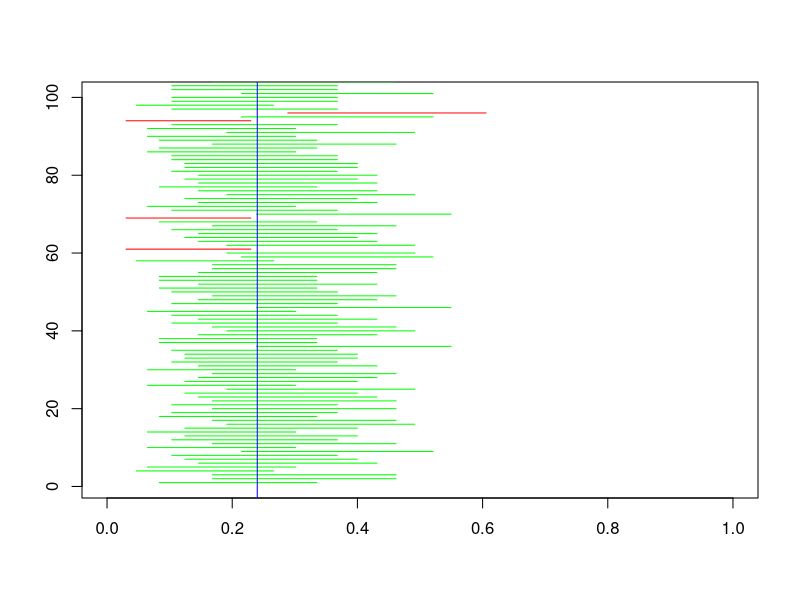
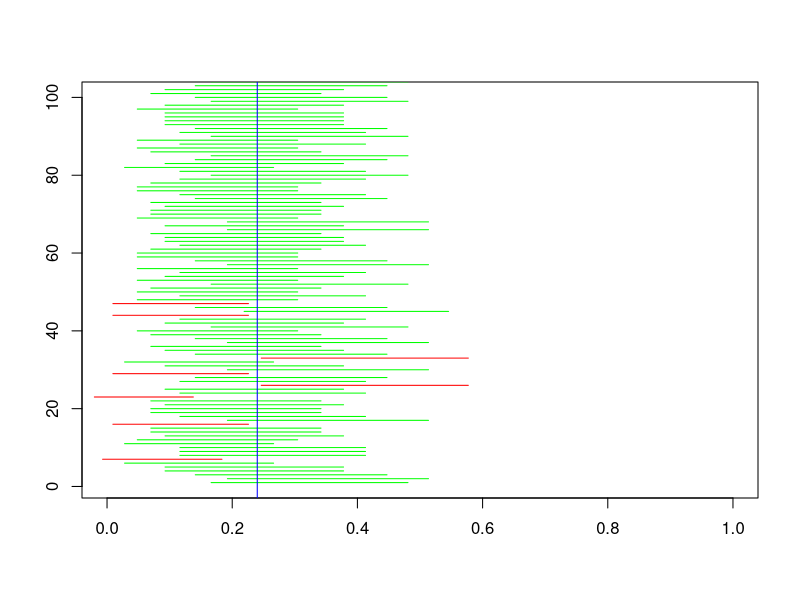
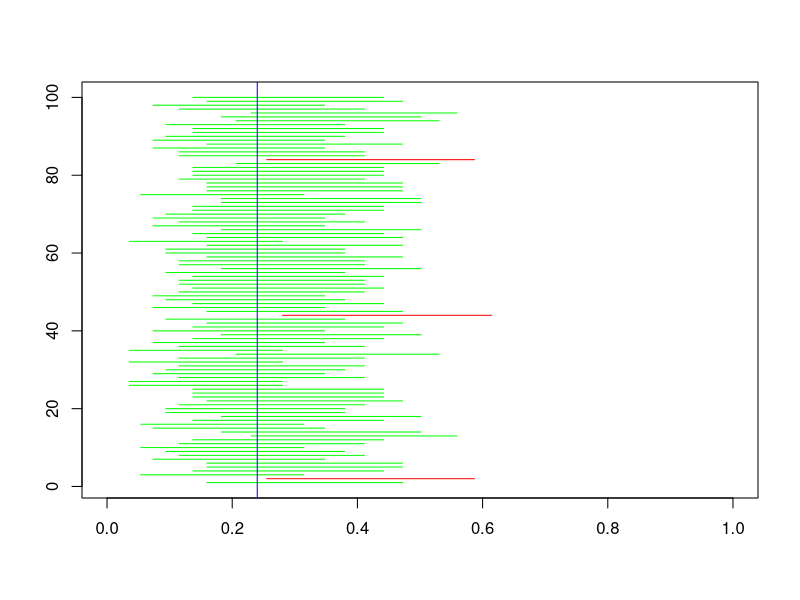

These figures' R source, in order:
# Proportion of all M&M's that are blue is p=0.24
n <- 34 #fun size pack has 17 m&m's
z <- 1.96 #95% conf interval
p <- 0.24 #population prop

# Using Score Confidence Interval
counter <- 0
plot(x = c(0, 1), y = c(1, 100), type = "n", xlab = "", ylab = "")

for (i in 1:1000)
{
  p.hat <- mean(rbinom(n, 1, p))
  L <- (p.hat + z^2/(2*n)-z*sqrt(p.hat*(1-p.hat)/n+z^2/(4*n^2)))/(1+z^2/n)
  U <- (p.hat + z^2/(2*n)+z*sqrt(p.hat*(1-p.hat)/n+z^2/(4*n^2)))/(1+z^2/n)
  if ( L < p && p < U)
  {
    counter <- counter + 1
    plot.color  <- "green"
  }
  else
    plot.color  <- "red"
  segments(L, i, U, i, col = plot.color)    
}

abline(v = p, col = "blue")
counter/1000

# Using Wald
counter.wald <- 0
plot(x = c(0, 1), y = c(1, 100), type = "n", xlab = "", ylab = "")

for (i in 1:1000)
{
  p.hat <- mean(rbinom(n, 1, p))
  L <- p.hat-z*sqrt(p.hat*(1-p.hat)/n)
  U <- p.hat+z*sqrt(p.hat*(1-p.hat)/n)
  if ( L < p && p < U)
  {
    counter.wald <- counter.wald + 1
    plot.color  <- "green"
  }
  else
    plot.color  <- "red"
  segments(L, i, U, i, col = plot.color)    
}

abline(v = p, col = "blue")
counter.wald/1000

# Using Agresti-Coull
counter.agresti <- 0
plot(x = c(0, 1), y = c(1, 100), type = "n", xlab = "", ylab = "")

for (i in 1:100)
{
  p.tilde <- (sum(rbinom(n, 1, p))+2)/(n+4)
  L <- p.tilde - z*sqrt(p.tilde*(1-p.tilde)/n)
  U <- p.tilde + z*sqrt(p.tilde*(1-p.tilde)/n)
  if ( L < p && p < U)
  {
    counter.agresti <- counter.agresti + 1
    plot.color  <- "green"
  }
  else
    plot.color  <- "red"
  segments(L, i, U, i, col = plot.color)    
}

abline(v = p, col = "blue")
counter.agresti/1000
